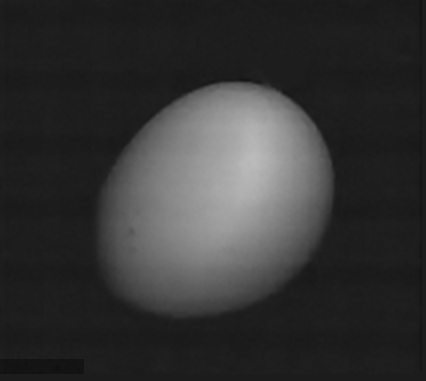
%> input picture ca2/resources/test2.bmp, 426 x 381 px
$ octave run_B.m   (GNU Octave 9; MATLAB toolbox functions it lacks are replaced by stand-ins)
%> lines starting %> are read from the running program, lines starting %| are printed output that depends on the picture; in (x1, y1, x2, y2) boxes, pixels count from 0 and x2, y2 are one past the last pixel; in counts of white or black regions, pixels touching at a corner belong together; the program's own positions count from 1
### ca2/intermeans.m
% To calculate the intermeans threshold;
% input is the gray level image ‘test1.bmp’
% output is the threshold value T and the binary thresholded
% image Iout.

function [T,Iout] = intermeans(Iin)
    %Iin = imread(Iin);
    T_prev = 0; %initialise prev T
    T = mean(mean(Iin)); %obtain threshold estimate
    while T_prev ~= T %loop until T_prev == T
        T_prev = T;
        u_1 = mean(mean(Iin(Iin<T_prev))); %mean of image for image <threshold
        u_2 = mean(mean(Iin(Iin>T_prev))); %mean of image for image >threshold
        T = ceil((u_1+u_2)/2);
        %disp(T);
    end
    Iout = Iin >= T; %obtain binary matrix
    %imwrite(Iout,"letter_threshold.bmp");
    %subplot(1,2,1),imshow(Iin),title('Original Image');
    %subplot(1,2,2),imshow(Iout),title('Image After Thresholding');
end

### ca2/features.m
% To compute the features;
% input is the binary thresholded image
% outputs are the feature values


function [P, A, C, xbar, ybar, phione] = features(Iin)
    %Iin = imread(Iin);
    %perimeter
    P = regionprops(Iin, 'Perimeter').Perimeter;
    %disp("Perimeter: " + P);

    %area - find by filling perimeter, then find sum of pixels
    boundary = bwperim(Iin,8);
    I_filled = imfill(boundary,'holes');
    A = sum(sum(I_filled));
    %disp("Area: " + A);

    %compactness - formula as per lecture notes
    C = (P^2)/(4*pi*A);
    %disp("Compactness: " + C);

    %centroid
    %m00: no. of pixels in component
    %size(matrix,2) finds its no. of columns
    m00=0;
    m10=0;
    m01=0;
    t_cols = size(Iin,2); %total columns
    t_rows = size(Iin,1); %total rows

    for x = 0:t_cols-1 %iterating across columns
        for y = 0:t_rows-1 %iterating across rows
            m00 = m00 + Iin(t_rows-y, x+1);
            m10 = m10 + (x * Iin(t_rows-y, x+1));
            m01 = m01 + (y * Iin(t_rows-y, x+1));
        end
    end

    xbar = m10/m00;
    ybar_actual = m01/m00;
    ybar = t_rows - m01/m00;
    imshow(Iin);
    axis on
    hold on;
    plot(xbar,ybar, 'r+', 'MarkerSize', 10, 'LineWidth', 2); %plot cross
    % [9 lines of commented-out code are left out]

    u00 = m00;
    m20 = 0;
    m02 = 0;
    for x = 0:t_cols-1
        for y = 0:t_rows-1
            m20 = m20 + (x^2 * I_filled(t_rows-y, x+1));
            m02 = m02 + (y^2 * I_filled(t_rows-y, x+1));
        end
    end
    u20 = m20 - xbar*m10;
    u02 = m02 - ybar_actual*m01;
    phione = u20/(u00)^2 + u02/(u00)^2;
    %disp("phione: " + phione);

end

### ca2/run_B.m
%%%%% Section B %%%%%
% This m file is used to test your code for Section B
% Ensure that when you run this script file, the output images
% are generated and displayed correctly
%--- 1.
I = imread("./test2.bmp");
%> I is the input picture: size 381x426 uint8; min 16, max 188, mean 52.1
[T, IT] = intermeans(I);
%> in intermeans, `T = mean(mean(Iin));`: T = 52.06
%> the loop in intermeans, `while T_prev ~= T` made 4 passes
%> (T_prev, u_1, u_2, T) on passes 1 to 4: (52.06, 28.86, 118.7, 74), (74, 30.21, 126.3, 79), (79, 30.71, 128.2, 80), (80, 30.81, 128.6, 80)
%> in intermeans, `Iout = Iin >= T;`:
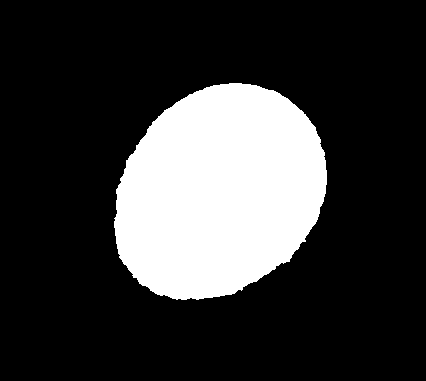
%> Iout: size 381x426 logical; 21.8% white; 1 white region, box (x1, y1, x2, y2) and area: (114, 83, 327, 300) 35412
%> T = 80
imshow(IT) % display image IT
output = T % display the intermeans threshold
%> output = 80

%--- 2
% display the measured feature values
[P, A, C, xbar, ybar, phione] = features(IT)
%> in features, `P = regionprops(Iin, 'Perimeter').Perimeter;`: P = 698.3
%> in features, `boundary = bwperim(Iin,8);`:
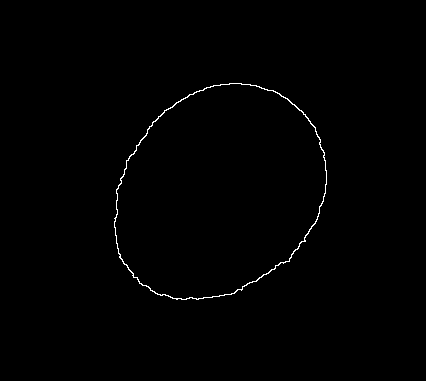
%> boundary: size 381x426 logical; 0.54% white in thin lines or dots, all inside (x1, y1, x2, y2) = (114, 83, 327, 300)
%> in features, `A = sum(sum(I_filled));`: A = 35412
%> in features, `C = (P^2)/(4*pi*A);`: C = 1.1
%> after the loop in features, `for x = 0:t_cols-1`: m00 = 35412; m01 = 6665106; m10 = 7754065
%> in features, `xbar = m10/m00;`: xbar = 219
%> in features, `ybar_actual = m01/m00;`: ybar_actual = 188.2
%> in features, `ybar = t_rows - m01/m00;`: ybar = 192.8
%> in features, `u00 = m00;`: u00 = 35412
%> after the loop in features, `for x = 0:t_cols-1`: m02 = 1358512386; m20 = 1798185947
%> in features, `u20 = m20 - xbar*m10;`: u20 = 100300370.8
%> in features, `u02 = m02 - ybar_actual*m01;`: u02 = 104032605.4
%> in features, `phione = u20/(u00)^2 + u02/(u00)^2;`: phione = 0.163
%> P = 698.3; A = 35412; C = 1.1; xbar = 219; ybar = 192.8; phione = 0.163

%--- 3
Topt = 34
Iopt = I >= Topt; % threshold J with Topt
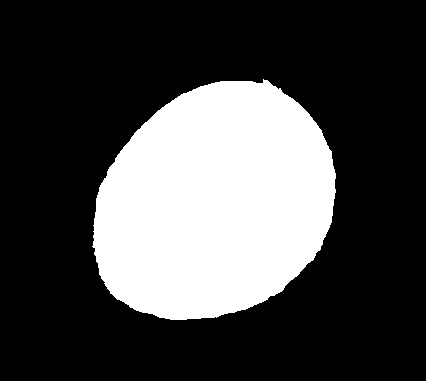
%> Iopt: size 381x426 logical; 27.8% white; 1 white region, box (x1, y1, x2, y2) and area: (92, 79, 336, 320) 45045
imshow(Iopt) % display image Iopt
% display the measured feature values
[P, A, C, xbar, ybar, phione] = features(Iopt)
%> in features (call 2), `P = regionprops(Iin, 'Perimeter').Perimeter;`: P = 778.2
%> in features (call 2), `boundary = bwperim(Iin,8);`:
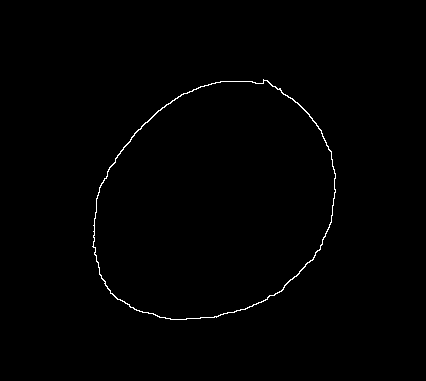
%> boundary: size 381x426 logical; 0.6% white in thin lines or dots, all inside (x1, y1, x2, y2) = (92, 79, 336, 320)
%> in features (call 2), `A = sum(sum(I_filled));`: A = 45045
%> in features (call 2), `C = (P^2)/(4*pi*A);`: C = 1.07
%> after the loop in features (call 2), `for x = 0:t_cols-1`: m00 = 45045; m01 = 7997171; m10 = 9650496
%> in features (call 2), `xbar = m10/m00;`: xbar = 214.2
%> in features (call 2), `ybar_actual = m01/m00;`: ybar_actual = 177.5
%> in features (call 2), `ybar = t_rows - m01/m00;`: ybar = 203.5
%> in features (call 2), `u00 = m00;`: u00 = 45045
%> after the loop in features (call 2), `for x = 0:t_cols-1`: m02 = 1582546153; m20 = 2235079900
%> in features (call 2), `u20 = m20 - xbar*m10;`: u20 = 167545810.8
%> in features (call 2), `u02 = m02 - ybar_actual*m01;`: u02 = 162749416.3
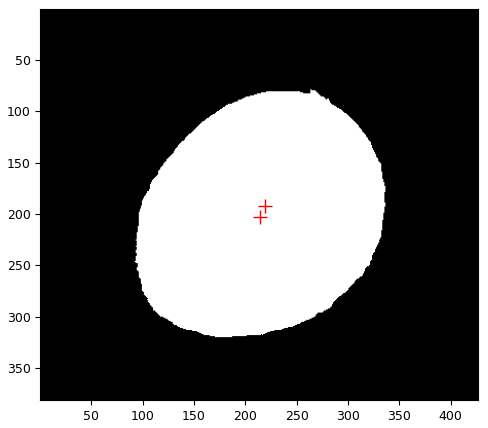
%> figure redrawn from the program's plot data
%> P = 778.2; A = 45045; C = 1.07; xbar = 214.2; ybar = 203.5

$ run again, with ca2/resources/test1.bmp copied over ca2/resources/test2.bmp
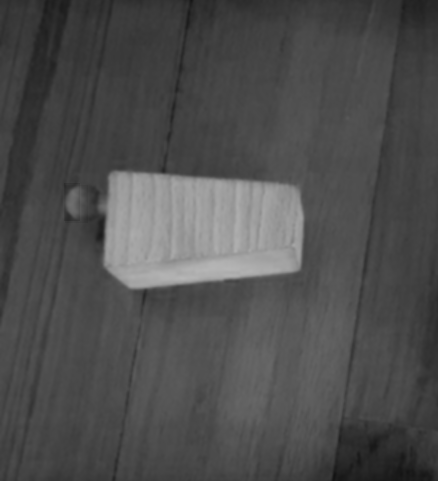
%> input picture ca2/resources/test1.bmp, 438 x 481 px
%> I is the input picture: size 481x438 uint8; min 19, max 182, mean 78.1
%> in intermeans, `T = mean(mean(Iin));`: T = 78.06
%> the loop in intermeans, `while T_prev ~= T` made 5 passes
%> (T_prev, u_1, u_2, T) on passes 1 to 5: (78.06, 65.11, 108.1, 87), (87, 67.72, 130.2, 99), (99, 69.54, 153.6, 112), (112, 69.81, 156.5, 114), (114, 69.82, 156.6, 114)
%> in intermeans, `Iout = Iin >= T;`:
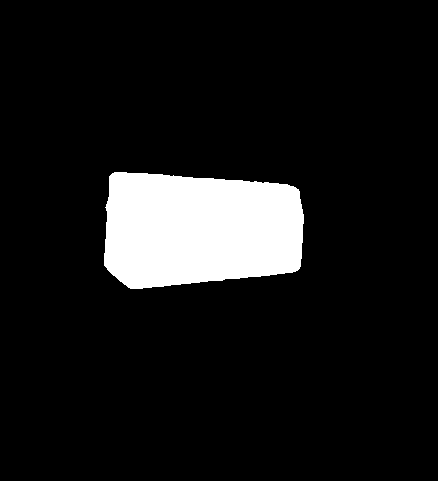
%> Iout: size 481x438 logical; 9.5% white; 1 white region, box (x1, y1, x2, y2) and area: (104, 172, 304, 289) 20016
%> `[T, IT] = intermeans(I);`: T = 114
%> in features, `P = regionprops(Iin, 'Perimeter').Perimeter;`: P = 567.1
%> boundary: size 481x438 logical; 0.3% white in thin lines or dots, all inside (x1, y1, x2, y2) = (104, 172, 304, 289)
%> in features, `A = sum(sum(I_filled));`: A = 20016
%> in features, `C = (P^2)/(4*pi*A);`: C = 1.28
%> after the loop in features, `for x = 0:t_cols-1`: m00 = 20016; m01 = 5020125; m10 = 3990576
%> in features, `xbar = m10/m00;`: xbar = 199.4
%> ybar_actual = 250.8
%> in features, `ybar = t_rows - m01/m00;`: ybar = 230.2
%> u00 = 20016
%> after the loop in features, `for x = 0:t_cols-1`: m02 = 1276903737; m20 = 857234298
%> u20 = 61635936.1
%> u02 = 17828246.6
%> in features, `phione = u20/(u00)^2 + u02/(u00)^2;`: phione = 0.198
%> `[P, A, C, xbar, ybar, phione] = features(IT)`: P = 567.1; A = 20016; C = 1.28; xbar = 199.4; ybar = 230.2; phione = 0.198
%> Iopt: size 481x438 logical; 99.3% white; 15 black regions (7 under 20 px), largest, box (x1, y1, x2, y2) and area: (332, 453, 433, 481) 1101, (369, 439, 378, 454) 99, (59, 0, 69, 16) 97
%> boundary: size 481x438 logical; 1.1% white in thin lines or dots
%> I_filled: size 481x438 logical; 99.4% white; 6 black regions (2 under 20 px), largest, box (x1, y1, x2, y2) and area: (332, 453, 433, 481) 1101, (59, 0, 69, 16) 97, (44, 0, 50, 14) 48, (51, 0, 55, 8) 24
%> `[P, A, C, xbar, ybar, phione] = features(Iopt)`:
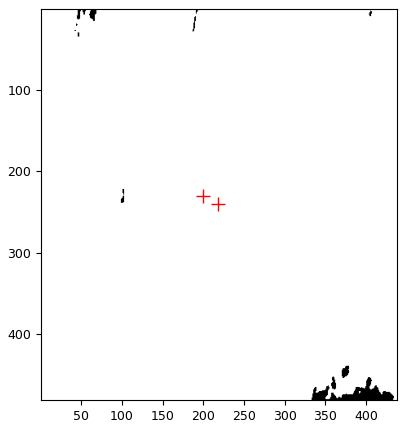
%> figure redrawn from the program's plot data
%> `[P, A, C, xbar, ybar, phione] = features(Iopt)`: P = 1990.2; A = 209388; C = 1.51; xbar = 217.7; ybar = 239.9; phione = 0.168

$ run again, with ca2/resources/test3.bmp copied over ca2/resources/test2.bmp
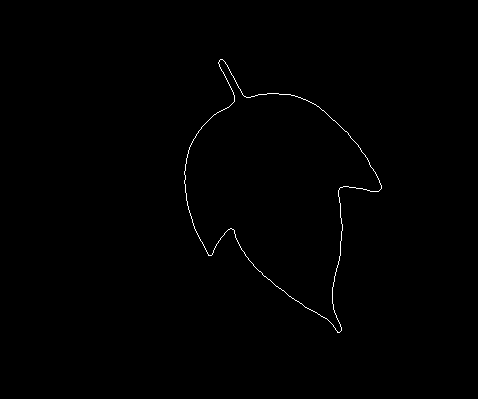
%> input picture ca2/resources/test3.bmp, 478 x 399 px
%> I is the input picture: size 399x478 uint8; 0.39% white in thin lines or dots, all inside (x1, y1, x2, y2) = (184, 59, 382, 333)
%> in intermeans, `T = mean(mean(Iin));`: T = 0.999
%> the loop in intermeans, `while T_prev ~= T` made 2 passes
%> (T_prev, u_1, u_2, T) on passes 1 to 2: (0.999, 0, 255, 128), (128, 0, 255, 128)
%> `[T, IT] = intermeans(I);`: T = 128
%> in features, `P = regionprops(Iin, 'Perimeter').Perimeter;`: P = 834.3
%> in features, `I_filled = imfill(boundary,'holes');`:
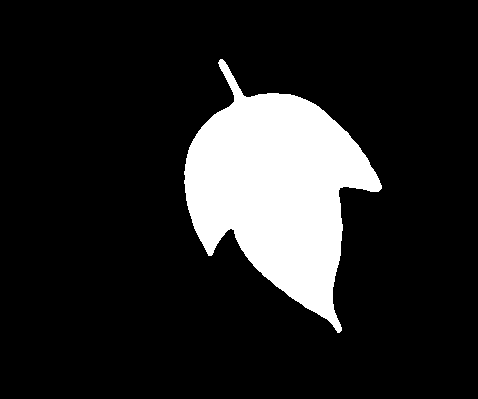
%> I_filled: size 399x478 logical; 14.4% white; 1 white region, box (x1, y1, x2, y2) and area: (184, 59, 382, 333) 27522
%> in features, `A = sum(sum(I_filled));`: A = 27522
%> in features, `C = (P^2)/(4*pi*A);`: C = 2.01
%> after the loop in features, `for x = 0:t_cols-1`: m00 = 747; m01 = 153819; m10 = 207818
%> in features, `xbar = m10/m00;`: xbar = 278.2
%> ybar_actual = 205.9
%> in features, `ybar = t_rows - m01/m00;`: ybar = 193.1
%> u00 = 747
%> after the loop in features, `for x = 0:t_cols-1`: m02 = 1281362628; m20 = 2160887226
%> u20 = 2.1e+09
%> u02 = 1.25e+09
%> in features, `phione = u20/(u00)^2 + u02/(u00)^2;`: phione = 6008.4
%> `[P, A, C, xbar, ybar, phione] = features(IT)`: P = 834.3; A = 27522; C = 2.01; xbar = 278.2; ybar = 193.1; phione = 6008.4
%> `[P, A, C, xbar, ybar, phione] = features(Iopt)`:
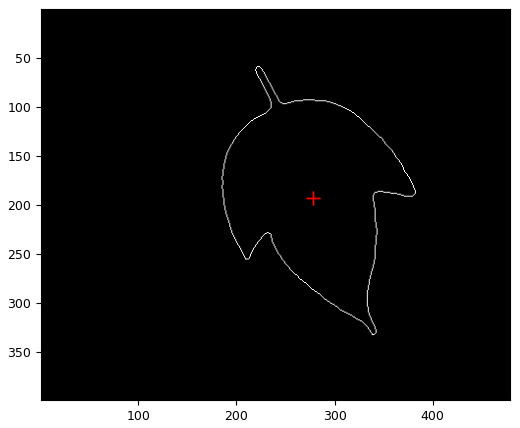
%> figure redrawn from the program's plot data

$ run again, with ca2/resources/letter.bmp copied over ca2/resources/test2.bmp
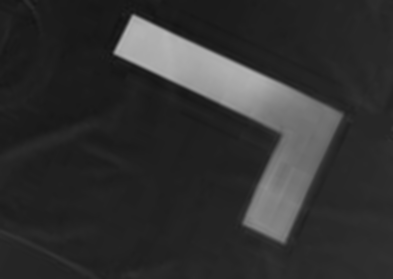
%> input picture ca2/resources/letter.bmp, 393 x 279 px
%> I is the input picture: size 279x393 uint8; min 19, max 183, mean 48.9
%> in intermeans, `T = mean(mean(Iin));`: T = 48.88
%> the loop in intermeans, `while T_prev ~= T` made 3 passes
%> (T_prev, u_1, u_2, T) on passes 1 to 3: (48.88, 34.17, 131.8, 83), (83, 34.59, 138.4, 87), (87, 34.65, 138.8, 87)
%> in intermeans, `Iout = Iin >= T;`:
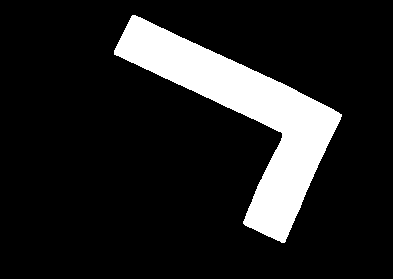
%> Iout: size 279x393 logical; 13.7% white; 1 white region, box (x1, y1, x2, y2) and area: (114, 15, 342, 243) 14996
%> `[T, IT] = intermeans(I);`: T = 87
%> in features, `P = regionprops(Iin, 'Perimeter').Perimeter;`: P = 738.7
%> boundary: size 279x393 logical; 0.9% white in thin lines or dots, all inside (x1, y1, x2, y2) = (114, 15, 342, 243)
%> in features, `A = sum(sum(I_filled));`: A = 14996
%> in features, `C = (P^2)/(4*pi*A);`: C = 2.9
%> after the loop in features, `for x = 0:t_cols-1`: m00 = 14996; m01 = 2440143; m10 = 3666850
%> in features, `xbar = m10/m00;`: xbar = 244.5
%> ybar_actual = 162.7
%> in features, `ybar = t_rows - m01/m00;`: ybar = 116.3
%> u00 = 14996
%> after the loop in features, `for x = 0:t_cols-1`: m02 = 445844913; m20 = 946202176
%> u20 = 49577147.8
%> u02 = 48785839.9
%> in features, `phione = u20/(u00)^2 + u02/(u00)^2;`: phione = 0.437
%> `[P, A, C, xbar, ybar, phione] = features(IT)`: P = 738.7; A = 14996; C = 2.9; xbar = 244.5; ybar = 116.3; phione = 0.437
%> Iopt: size 279x393 logical; 58.4% white; 24 black regions (13 under 20 px), largest, box (x1, y1, x2, y2) and area: (0, 0, 336, 274) 44666, (70, 256, 108, 271) 287, (293, 42, 307, 58) 149
%> boundary: size 279x393 logical; 4.5% white in thin lines or dots
%> I_filled: size 279x393 logical; 59.4% white; 2 black regions (1 under 20 px), largest, box (x1, y1, x2, y2) and area: (0, 0, 336, 274) 44547
%> `[P, A, C, xbar, ybar, phione] = features(Iopt)`:
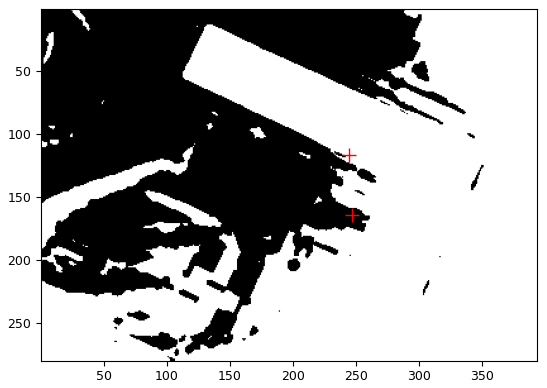
%> figure redrawn from the program's plot data
%> `[P, A, C, xbar, ybar, phione] = features(Iopt)`: P = 13.93; A = 65089; C = 0.000237; xbar = 246.5; ybar = 163.8; phione = 0.292
